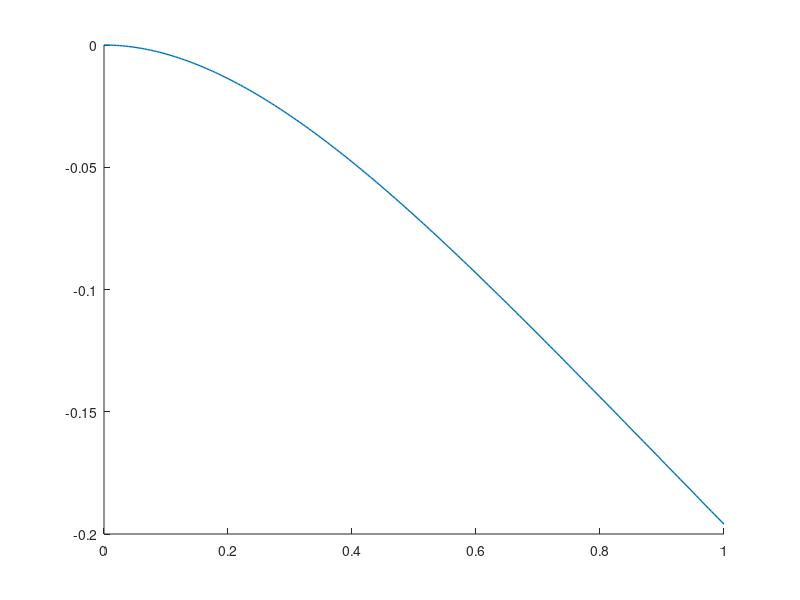

Write the MATLAB code that produced this figure. (Note: this script raises an error after producing the figure.)
function singlesolve_steady_beam_contact()
    %%%%%%%%%%%%%%%%%%%%%%%%%%%%
    % 1) USER PARAMETERS
    %%%%%%%%%%%%%%%%%%%%%%%%%%%%
    M       = 200;       % Number of intervals (so M+1 points)
    alpha   = 1;      % Positive constant (scaled)
    kappa   = 1.0;     % Contact stiffness
    f       = -1.6;      % Constant force
    y_minus = -0.2;      % Obstacle position
    dx      = 1.0 / M;  % Grid size

    %%%%%%%%%%%%%%%%%%%%%%%%%%%%
    % 2) DISCRETIZATION SETUP
    %%%%%%%%%%%%%%%%%%%%%%%%%%%%
    % We'll create an initial guess or set of unknowns:
    %   bar_u(i) ~ bar(u) at x_i, i=0,...,M
    % The domain is x in [0,1].
    xvals = linspace(0, 1, M+1)';  % Column vector

    % We will handle boundary conditions:
    %   bar_u(0)=0
    %   bar_u_x(0)=0
    %   bar_u_xx(1)=0
    %   -alpha^2 bar_u_xxx(1)= kappa*(bar_u(1)-y_minus)_-

    %%%%%%%%%%%%%%%%%%%%%%%%%%%%
    % 3) SOLUTION STRATEGY
    %%%%%%%%%%%%%%%%%%%%%%%%%%%%
    % We'll do a 2-case approach:
    % CASE A: No contact => (bar_u(M) >= y_minus)
    %   Then (bar_u(M)-y_minus)_- = 0 => bar_u(M) >= y_minus
    %   => bar_u_xxx(1)=0
    %
    % CASE B: Contact => (bar_u(M) < y_minus)
    %   => -alpha^2 bar_u_xxx(1) = kappa*(bar_u(M)-y_minus)
    %
    % We'll guess a case, solve the linear system, then check consistency.
    % If inconsistent, we switch the case and re-solve.

    % Start with an initial guess (all zeros or linear).

    % We solve iteratively: try case A, check bar_u(M), if conflict => case B.
    % Then solve case B, check bar_u(M). Possibly no iteration needed if one pass is consistent.

    %%%%%%%%%%%%%%%%%%%%%%%%%%%%
    % 4) SOLVE CASE A: NO CONTACT
    %%%%%%%%%%%%%%%%%%%%%%%%%%%%
    [bar_u_A, successA] = solveSystem(M, dx, alpha, kappa, f, y_minus, 'nocontact');

    % Check consistency => if bar_u_A(M+1) < y_minus => case A fails
    if bar_u_A(M+1) < y_minus
        successA = false;
    end

    %%%%%%%%%%%%%%%%%%%%%%%%%%%%
    % 5) SOLVE CASE B: CONTACT
    %%%%%%%%%%%%%%%%%%%%%%%%%%%%
    [bar_u_B, successB] = solveSystem(M, dx, alpha, kappa, f, y_minus, 'contact');

    % Check consistency => if bar_u_B(M+1) >= y_minus => case B fails
    if bar_u_B(M+1) >= y_minus
        successB = false;
    end

    %%%%%%%%%%%%%%%%%%%%%%%%%%%%
    % 6) PICK SOLUTION
    %%%%%%%%%%%%%%%%%%%%%%%%%%%%
    if successA
        disp('No-contact case is consistent with bar_u(1) >= y_minus.');
        bar_u_sol = bar_u_A;
    elseif successB
        disp('Contact case is consistent with bar_u(1) < y_minus.');
        bar_u_sol = bar_u_B;
    else
        % In more complicated scenarios, you might refine or iterate further,
        % but typically one of these cases should hold.
        warning('Neither contact nor no-contact is consistent. Check parameters or refine approach.');
        % For demonstration, pick whichever is physically more plausible.
        bar_u_sol = bar_u_A;
    end

    %%%%%%%%%%%%%%%%%%%%%%%%%%%%
    % 7) PLOT THE SOLUTION
    %%%%%%%%%%%%%%%%%%%%%%%%%%%%
    figure;  hold on;
    plot(xvals, bar_u_sol, '-','LineWidth',1);
    yline(y_minus,'r--','LineWidth',1.2);
    xlabel('x');
    ylabel('bar\_u(x)');
    legend('Steady-State Displacement','Obstacle Position','Location','Best');
    title('Steady-State Beam Displacement with Contact Condition');
    grid on;
end

%%%%%%%%%%%%%%%%%%%%%%%%%%%%%%%%%%%%%%%%%%%%%%%%%%%%%%%%%%%%%%%%%%%%%%%%%%
% Helper Function: solveSystem
%%%%%%%%%%%%%%%%%%%%%%%%%%%%%%%%%%%%%%%%%%%%%%%%%%%%%%%%%%%%%%%%%%%%%%%%%%
function [bar_u, success] = solveSystem(M, dx, alpha, kappa, f, y_minus, mode)
    % mode is 'nocontact' or 'contact'
    % Returns bar_u if the system solves, success= true/false if solution is feasible

    % Number of unknowns = M+1
    N = M+1;

    % We'll build a matrix A and right-hand side rhs for A * bar_u = rhs
    A   = zeros(N, N);
    rhs = zeros(N, 1);

    % Indices: i=1..N => corresponds to x_{i-1} in [0,M]
    %   bar_u(1) ~ bar_u_0, bar_u(N) ~ bar_u_M

    % 1) BC: bar_u(0)=0 => bar_u(1) = 0
    A(1,1) = 1;   % bar_u(0)=0
    rhs(1)  = 0;

    % 2) BC: bar_u_x(0)=0 => derivative=0 => central difference approx
    %   -3u0 + 4u1 - u2 = 0
    % index shift: i=2 => corresponds to eqn for slope at x=0
    A(2,1) = -3;
    A(2,2) = 4;
    A(2,3) = -1;
    rhs(2) = 0;

    % 3) Interior eqns: alpha^2 (u_{i+2}-4u_{i+1}+6u_i -4u_{i-1}+u_{i-2})/dx^4 = f
    % i ranges from 3..(N-2)
    % note we have to carefully shift by 2 indices
    for eqnIndex = 3 : (N-2)
        i = eqnIndex;  % i in matrix sense
        % alpha^2/dx^4 * [u_{i+2}-4u_{i+1}+6u_i -4u_{i-1}+u_{i-2}]
        A(eqnIndex, i-2) = alpha^2/(dx^4);
        A(eqnIndex, i-1) = -4*alpha^2/(dx^4);
        A(eqnIndex, i   ) = 6*alpha^2/(dx^4);
        A(eqnIndex, i+1 ) = -4*alpha^2/(dx^4);
        A(eqnIndex, i+2 ) = alpha^2/(dx^4);
        rhs(eqnIndex) = f;  % constant
    end

    % 4) BC: bar_u_xx(1)=0 => [u_{M-2} - 2u_{M-1} + u_M] = 0
    % This is eqn for eqnIndex=(N-1)
    eqnIndex = N-1;
    A(eqnIndex, N-2) = 1;   % bar_u_{M-2}
    A(eqnIndex, N-1) = -2;  % bar_u_{M-1}
    A(eqnIndex, N  ) = 1;   % bar_u_{M}
    rhs(eqnIndex) = 0;

    % 5) BC: contact or no-contact at x=1
    eqnIndex = N;
    if strcmp(mode, 'nocontact')
        % CASE A: no contact => bar_u(1)>=y_minus => (bar_u(1)-y_minus)_- = 0 => bar_u_xxx(1)=0
        % bar_u_xxx(1) ~ [u_M - 3u_{M-1} + 3u_{M-2} - u_{M-3}]/dx^3 = 0
        A(eqnIndex, N  )   =  1/(dx^3);   % bar_u_M
        A(eqnIndex, N-1)   = -3/(dx^3);   % bar_u_{M-1}
        A(eqnIndex, N-2)   =  3/(dx^3);   % bar_u_{M-2}
        A(eqnIndex, N-3)   = -1/(dx^3);   % bar_u_{M-3}
        rhs(eqnIndex)      = 0;
    else
        % CASE B: contact => bar_u(1)<y_minus => -alpha^2 bar_u_xxx(1)= kappa*(bar_u(1)-y_minus)
        % bar_u_xxx(1) ~ [u_M - 3u_{M-1} + 3u_{M-2} - u_{M-3}]/dx^3
        % => alpha^2/dx^3*[u_M-3u_{M-1}+3u_{M-2}-u_{M-3}] = -kappa*(u_M-y_minus)
        %
        % => alpha^2/dx^3*u_M -3*... = -kappa u_M + kappa*y_minus
        % We'll gather terms:

        % left side
        A(eqnIndex, N  )   =  alpha^2/(dx^3);
        A(eqnIndex, N-1)   = -3*alpha^2/(dx^3);
        A(eqnIndex, N-2)   =  3*alpha^2/(dx^3);
        A(eqnIndex, N-3)   = -1*alpha^2/(dx^3);

        % Move -kappa*u_M to left side => +kappa on diagonal of bar_u_M
        A(eqnIndex, N  )   = A(eqnIndex, N) + kappa;  % combine terms
        rhs(eqnIndex)      =  kappa*y_minus;          % constant from +kappa*y_minus
    end

    % Now we have a (N x N) system: A * bar_u = rhs
    % Solve
    bar_u = A \ rhs;

    % For success check or consistency, we do minimal checks here
    success = true;  % We'll check after return if it matches the sign condition
end
